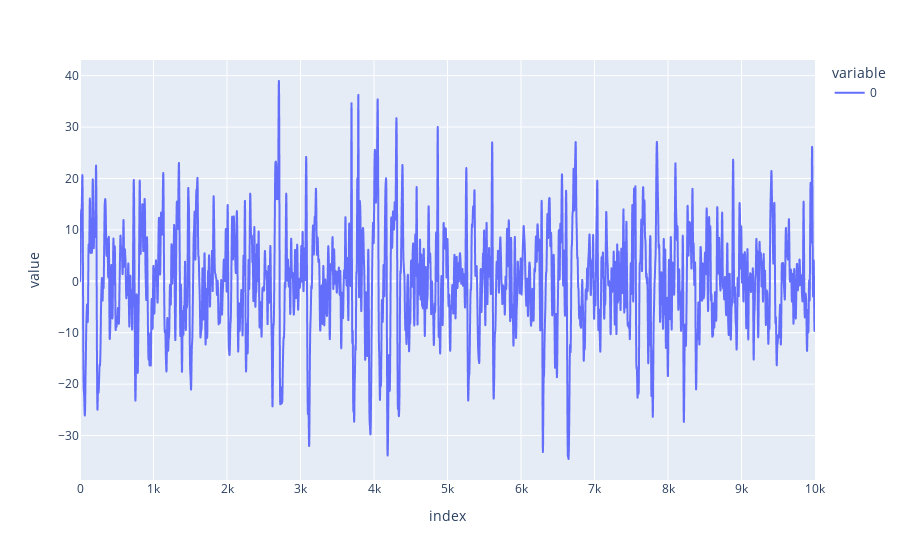

Here is the notebook cell this chart was saved with:
### Markdown cell above
#### After applying butterworth bandpass filter

### Code cell
px.line(filteredSignal[0][0][:10001])

### Figure 1 — Plotly figure (JSON) as saved in the notebook; plotly's stock layout.template omitted (floating-point values rounded to 4 significant figures; data arrays with more than 128 entries replaced by an {"elided": "..."} marker saying what was removed)
{"data": [{"hovertemplate": "variable=0<br>index=%{x}<br>value=%{y}<extra></extra>", "legendgroup": "0", "line": {"color": "#636efa", "dash": "solid"}, "marker": {"symbol": "circle"}, "mode": "lines", "name": "0", "showlegend": true, "type": "scattergl", "x": {"elided": "10001 int values"}, "xaxis": "x", "y": {"elided": "10001 float values"}, "yaxis": "y"}], "layout": {"legend": {"title": {"text": "variable"}, "tracegroupgap": 0}, "margin": {"t": 60}, "xaxis": {"anchor": "y", "domain": [0, 1], "title": {"text": "index"}}, "yaxis": {"anchor": "x", "domain": [0, 1], "title": {"text": "value"}}}}
